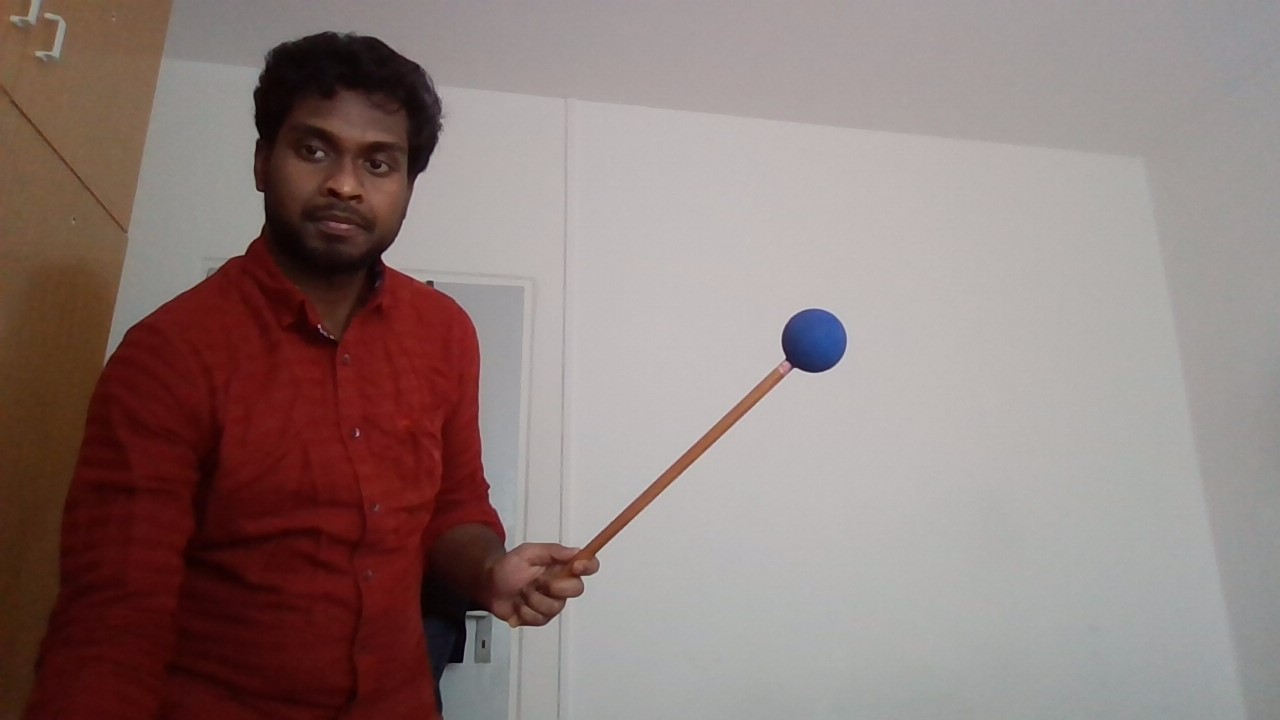
#> input picture 11,04,2023/blue1.jpg, 1280 x 720 px
$ python 'sphere2 copy.py'
#> lines starting #> are read from the running program, lines starting #| are printed output that depends on the picture; after the words box and inside, x2 and y2 are one past the last pixel; in counts of white or black regions, pixels touching at a corner belong together
import numpy as np
import cv2 as cv

def empty(a):
    pass

img = cv.imread("blue1.jpg", cv.IMREAD_GRAYSCALE)
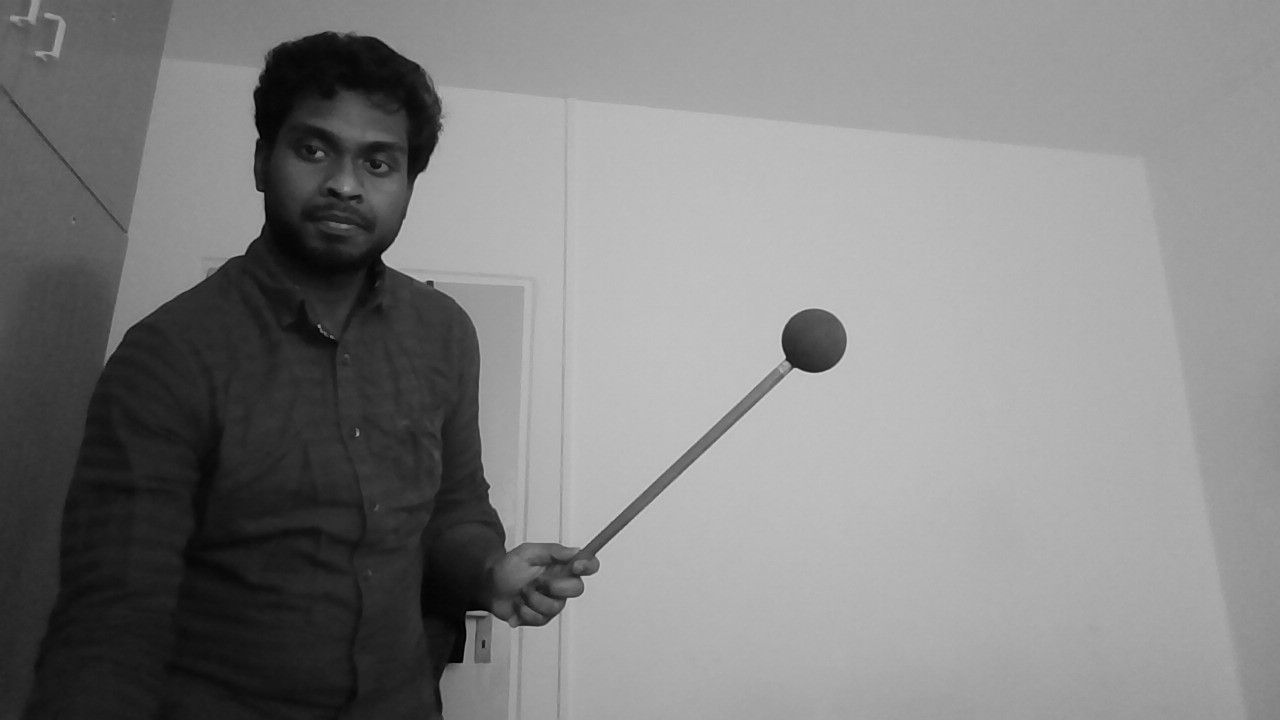
#> img: shape (720, 1280); min 0, max 208, mean 130
assert img is not None, "file could not be read, check with os.path.exists()"
img = cv.medianBlur(img,5)
cimg = cv.cvtColor(img,cv.COLOR_GRAY2BGR)

# redsphe.py ref
img1 = cv.imread('imageR3.png')
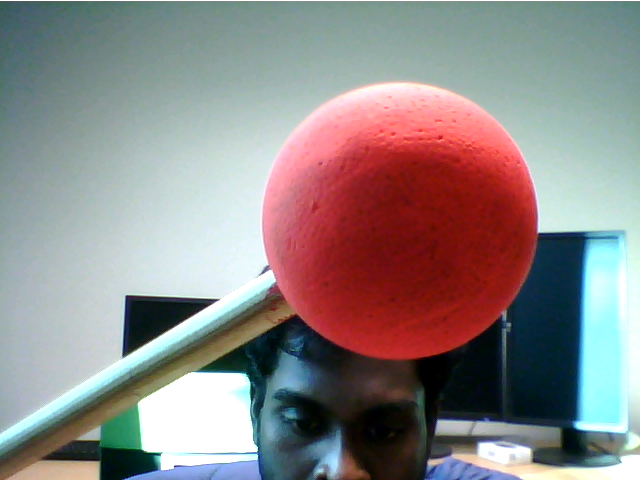
#> input picture 11,04,2023/imageR3.png, 640 x 480 px
#> img1 is the input picture: shape (480, 640, 3); mean B, G, R 135.4, 135.8, 142
hsv = cv.cvtColor(img1, cv.COLOR_BGR2HSV)
#> hsv: shape (480, 640, 3); mean H, S, V 77.7, 88.4, 162
#lower_red = np.array([0, 50, 50])
upper_red = np.array([10, 255, 255])
lower_red = np.array([0, 17, 103])
mask = cv.inRange(hsv, lower_red, upper_red)
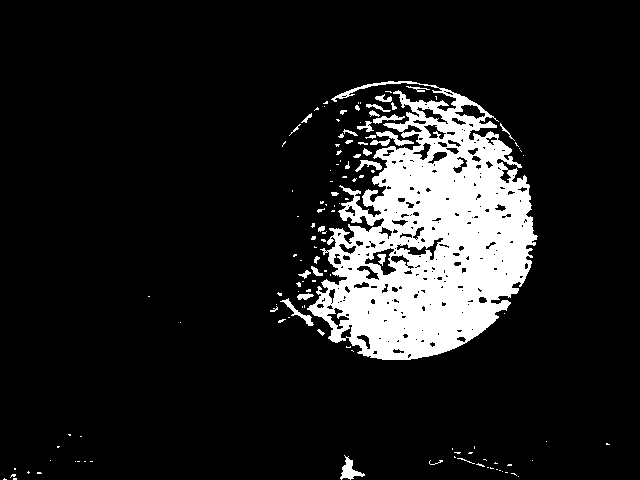
#> mask: shape (480, 640); 12.2% white; 129 white regions (93 under 20 px), largest, box (x1, y1, x2, y2) and area: (307, 81, 538, 360) 35002, (340, 455, 365, 480) 252, (280, 298, 314, 326) 190
cv.imshow('maskimage', mask)

mask1 = cv.medianBlur(mask, 5)
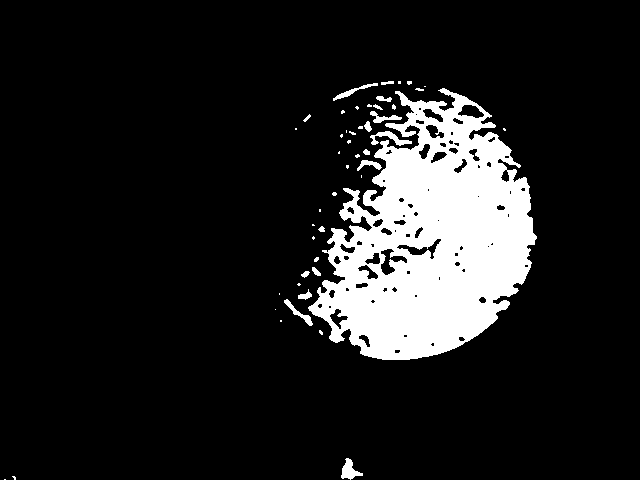
#> mask1: shape (480, 640); 12.4% white; 48 white regions (31 under 20 px), largest, box (x1, y1, x2, y2) and area: (308, 88, 537, 360) 36154, (341, 458, 363, 480) 240, (370, 131, 412, 146) 232
kernel = np.ones((5,5),np.uint8)
erode = cv.erode(mask,kernel,iterations = 1)
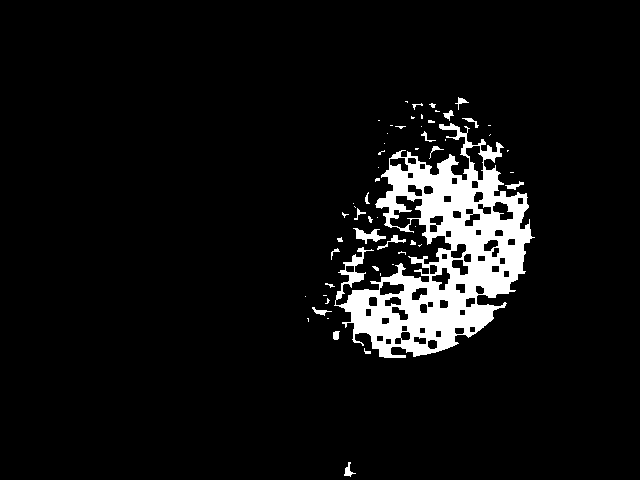
#> erode: shape (480, 640); 6.6% white; 57 white regions (34 under 20 px), largest, box (x1, y1, x2, y2) and area: (334, 123, 535, 358) 18981, (353, 228, 386, 244) 230, (377, 235, 406, 250) 101
cv.imshow('erode', erode)
dilate = cv.dilate(mask1,kernel,iterations = 1)
#> dilate: shape (480, 640); 15.6% white; 23 white regions (1 under 20 px), largest, box (x1, y1, x2, y2) and area: (282, 86, 539, 362) 45566, (331, 79, 403, 103) 600, (339, 456, 365, 480) 421
cv.imshow('dilate', dilate)
# redsphe.py ref

thresh = cv.threshold(img, 220, 255, cv.THRESH_BINARY)[1]
#> thresh: shape (720, 1280); every value is 0
#cv.imshow(' circles',thresh)

# apply morphological closing operation
kernel = np.ones((5,5),np.uint8)
#closing = cv.morphologyEx(thresh, cv.MORPH_CLOSE, kernel)
closing = cv.morphologyEx(mask, cv.MORPH_CLOSE, kernel)
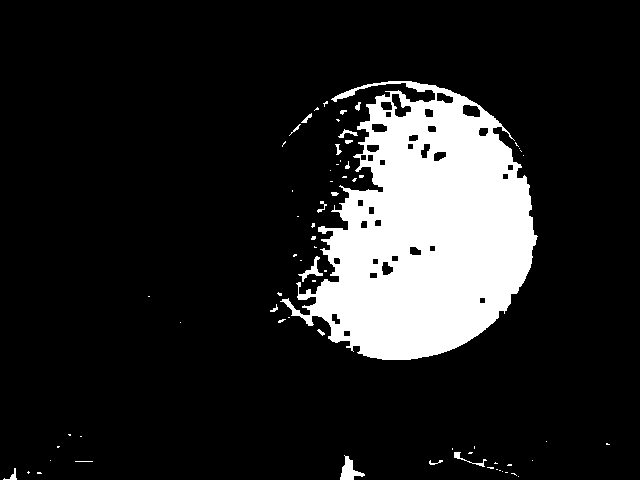
#> closing: shape (480, 640); 14.2% white; 69 white regions (51 under 20 px), largest, box (x1, y1, x2, y2) and area: (280, 81, 538, 360) 42316, (340, 455, 365, 480) 286, (298, 256, 323, 282) 172
closing1 = cv.morphologyEx(dilate, cv.MORPH_CLOSE, kernel)
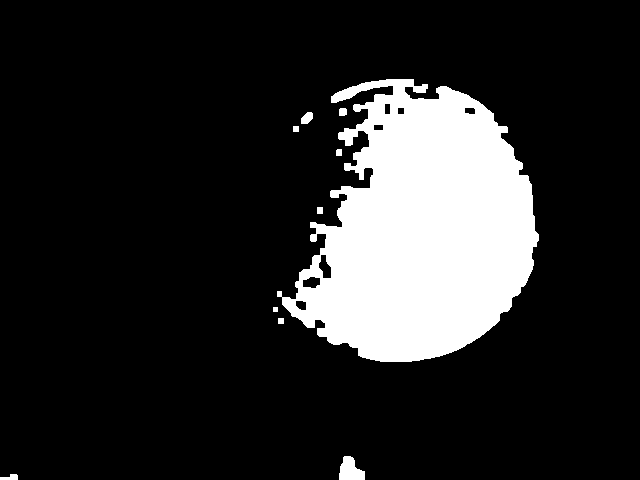
#> closing1: shape (480, 640); 15.9% white; 10 white regions, largest, box (x1, y1, x2, y2) and area: (277, 79, 539, 362) 47888, (339, 456, 365, 480) 438, (301, 112, 313, 124) 107
#mask1 = cv.medianBlur(closing1, 5)
closing2 = cv.morphologyEx(closing1, cv.MORPH_CLOSE, kernel)

cv.imshow('closing',closing)
cv.imshow('closing1',closing1)
cv.imshow('closing2',closing2)


cv.namedWindow("TrackBars")
cv.resizeWindow("TrackBars",640,240)
cv.createTrackbar("centerDist","TrackBars",1,1000,empty)
cv.createTrackbar("param1","TrackBars",200,500,empty)
cv.createTrackbar("param2","TrackBars",30,50,empty)
cv.createTrackbar("minRadius","TrackBars",10,100,empty)
cv.createTrackbar("maxRadius","TrackBars",0,600,empty)

while True:
    cimg = cv.cvtColor(img,cv.COLOR_GRAY2BGR)
    centerDist = cv.getTrackbarPos("centerDist","TrackBars")
    param1 = cv.getTrackbarPos("param1", "TrackBars")
    param2 = cv.getTrackbarPos("param2", "TrackBars")
    minRadius = cv.getTrackbarPos("minRadius", "TrackBars")
    maxRadius = cv.getTrackbarPos("maxRadius", "TrackBars")
    #cv.setTrackbarMin("maxRadius", "TrackBars", minRadius)
    print(centerDist,param1,param2,minRadius,maxRadius)


    #circles = cv.HoughCircles(img,cv.HOUGH_GRADIENT,1,centerDist,param1=param1,param2=param2,minRadius=minRadius,maxRadius=maxRadius)
    circles = cv.HoughCircles(closing1,cv.HOUGH_GRADIENT,1,centerDist,param1=param1,param2=param2,minRadius=minRadius,maxRadius=maxRadius)
#> circles = None
    '''
    circles = np.uint16(np.around(circles))
    if circles.any():
        for i in circles[0,:]:
            # draw the outer circle
            #cv.circle(cimg,(i[0],i[1]),i[2],(0,255,0),2)
            cv.circle(img1,(i[0],i[1]),i[2],(0,255,0),2)
            # draw the center of the circle
            #cv.circle(cimg,(i[0],i[1]),2,(0,0,255),3)
            cv.circle(img1,(i[0],i[1]),2,(0,0,255),3)
    '''
    #cv.imshow('detected circles',cimg)
    cv.imshow('detected circles',img1)
    cv.waitKey(1)
